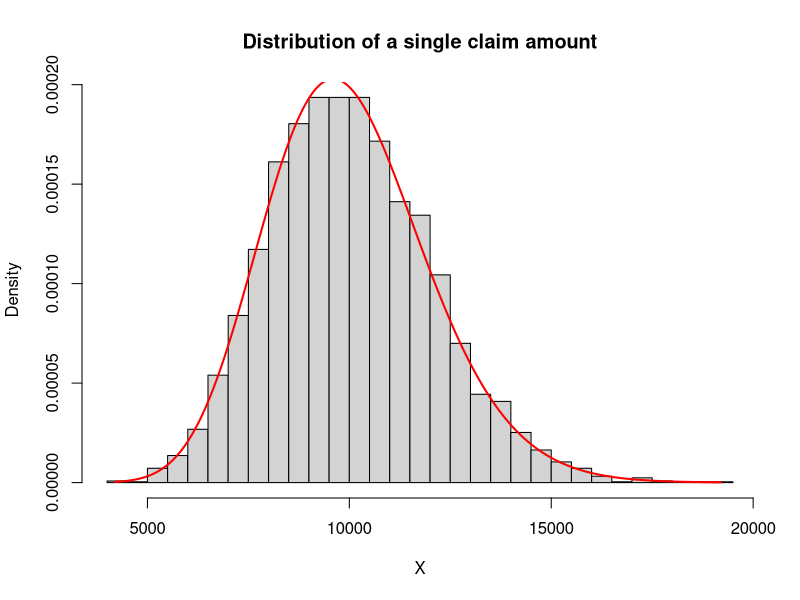
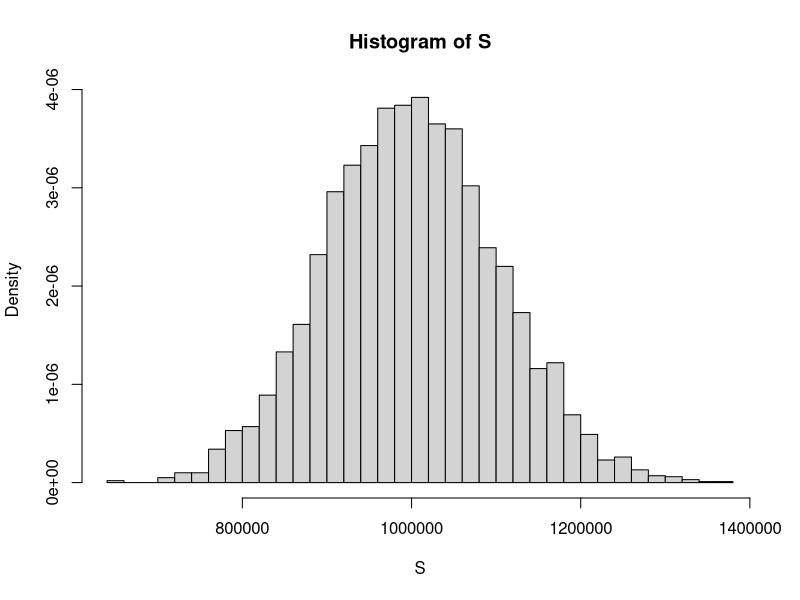
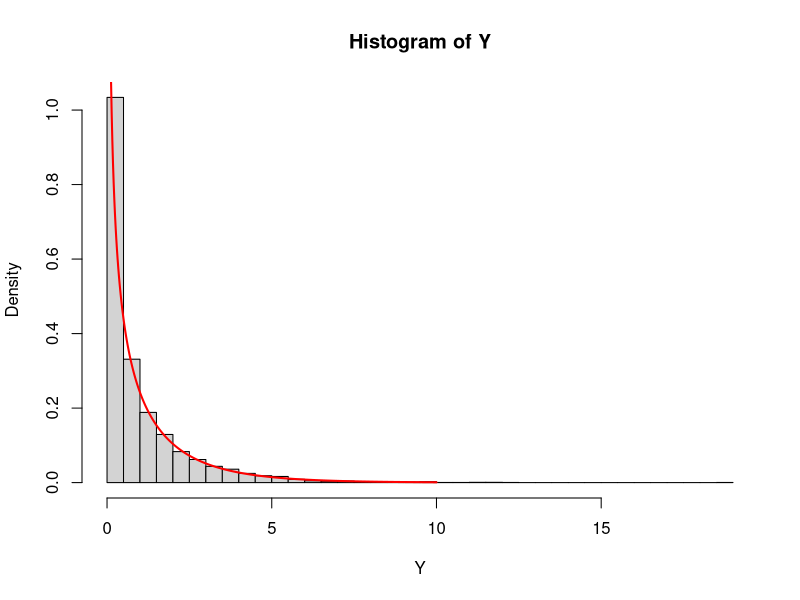
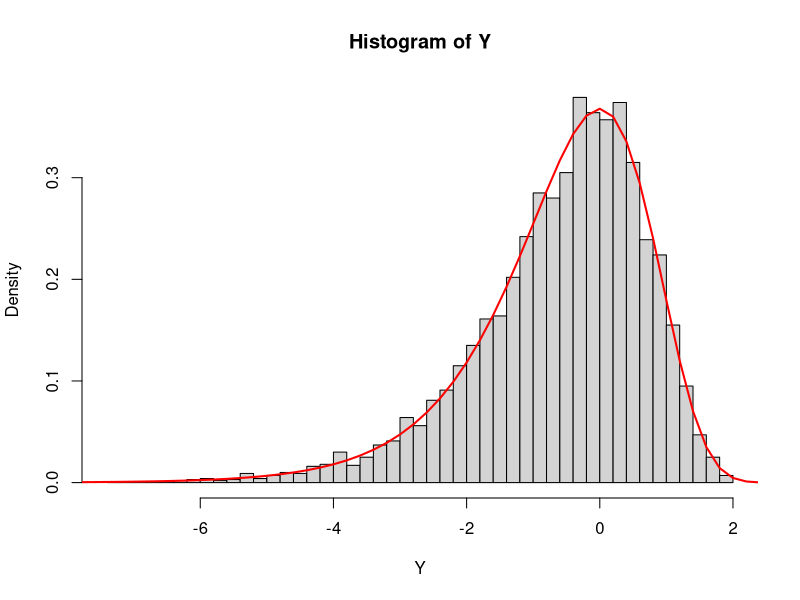
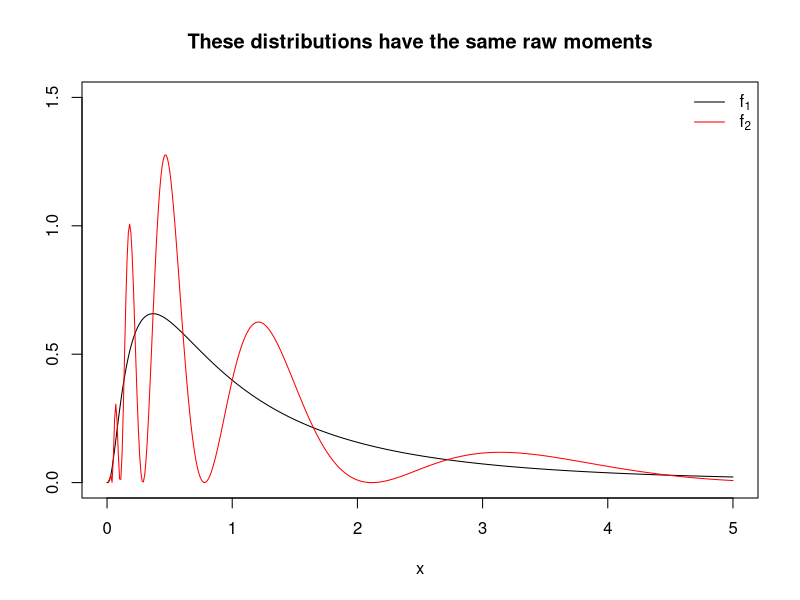
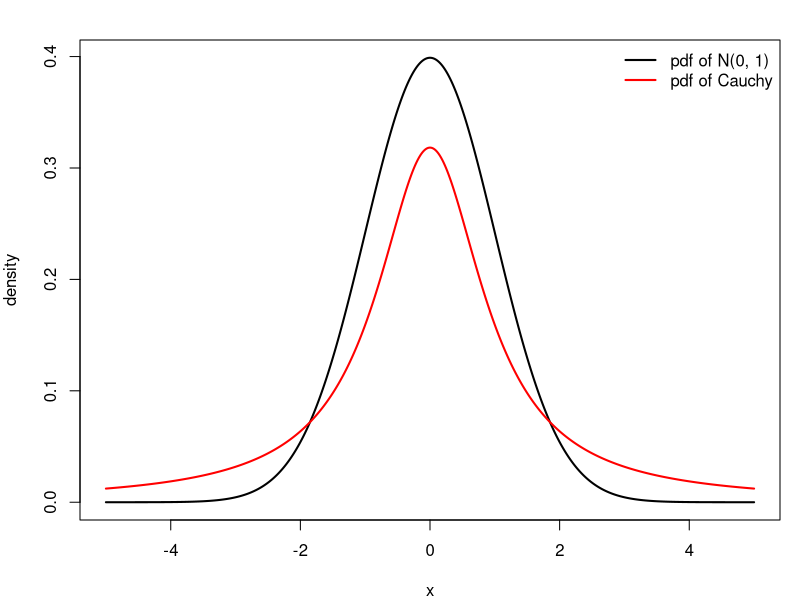
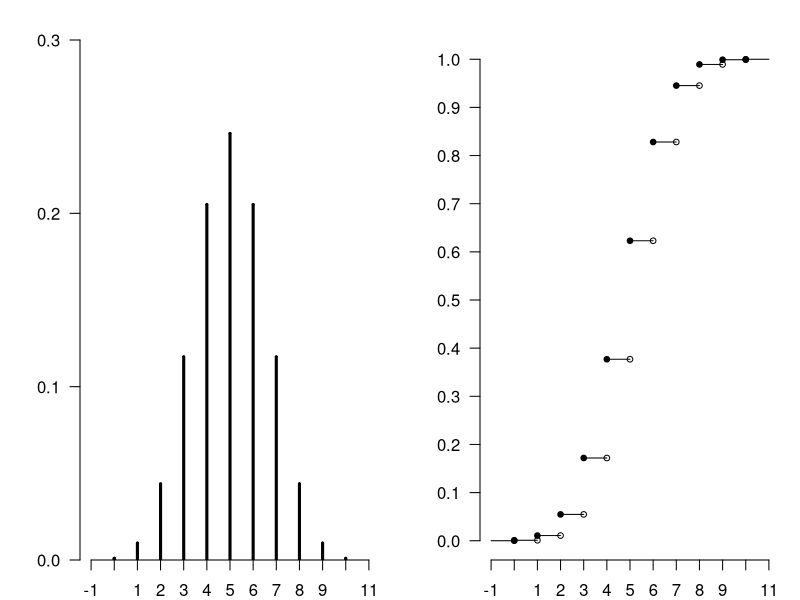
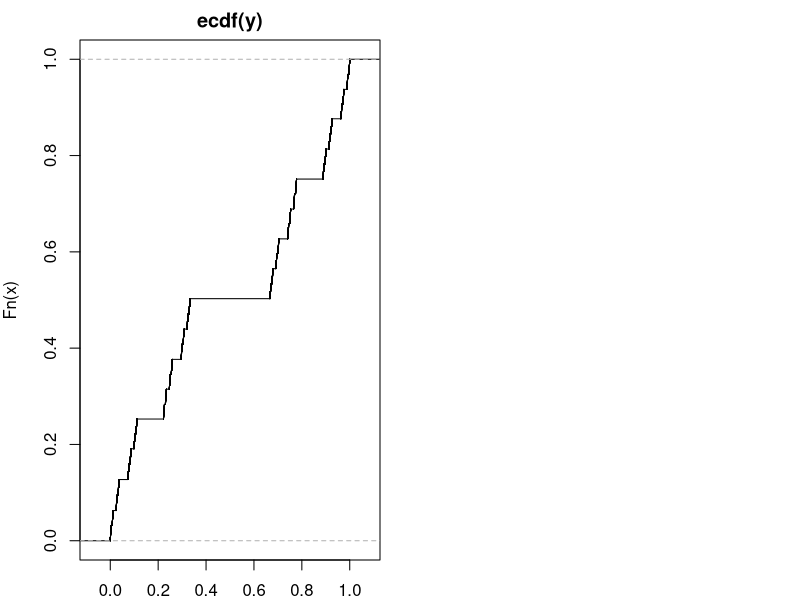

The R source for these figures, in order:
# ==============================================================================
# plot a gamma
# ==============================================================================

n <- 5000
alpha = 25
beta = 0.0025
X <- rgamma(n, shape = alpha, rate = beta)
hist(X, breaks = "Scott", freq = FALSE,
     main = "Distribution of a single claim amount")
curve(dgamma(x, shape = alpha, rate = beta),
      from = min(X),
      to = max(X),
      lwd = 2,
      col = "red", 
      n = 500,
      add = TRUE)

mean(X)
sd(X)

1 - pgamma(15000, shape = alpha, rate = beta)
mean(X > 150000)

# ==============================================================================
# chi-squared
# ==============================================================================

simulate_total_claim <- function(){
  N = rpois(1, lambda = 100)
  X = rgamma(N, shape = 25, rate = 0.0025)
  S = sum(X)
  return(S)
}

S = replicate(5000, simulate_total_claim())
hist(S, freq = FALSE, breaks = "Scott")

mean(S > 130000)
mean(S > 1300000)

mean(S)
var(S)

# ==============================================================================
# chi-squared
# ==============================================================================

n <- 5000
Z <- rnorm(n)
Y <- Z^2
hist(Y, breaks = "Scott", freq = FALSE)
curve(dgamma(x, shape = 1/2, rate = 1/2),
      from = 0,
      to = 10,
      lwd = 2,
      col = "red", 
      n = 500,
      add = TRUE)

# ==============================================================================
# transformation practice
# ==============================================================================

X = rgamma(5000, 1, 1)
Y = log(X)
hist(Y, breaks = "Scott", freq = FALSE)
curve(exp(x - exp(x)),
      from = -15,
      to = 5,
      lwd = 2,
      col = "red",
      add = TRUE)

# ==============================================================================
# different distributions, same raw moments.
# ==============================================================================

x = seq(0, 5, length.out = 500)
f1 = dlnorm(x, meanlog = 0, sdlog = 1)
f2 = f1 * (1 + sin(2*pi*log(x)))
plot(x, f1, type = "l", ylim = c(0, 1.5),
     main = "These distributions have the same raw moments",
     ylab = "")
lines(x, f2, col = "red")
legend("topright",
       c(expression(f[1]), expression(f[2])),
       lty = c(1, 1), 
       col = c("black", "red"),
       bty = "n")

# ==============================================================================
# N(0, 1) versus Cauchy
# ==============================================================================

par(mfrow = c(1, 1), mar = c(4, 4, 2, 1))

curve(dnorm(x), from = -5, to = 5, lwd = 2, ylab = "density", n = 500)
curve(dt(x, df = 1), from = -5, to = 5, add = TRUE, col = "red", lwd = 2, n = 500)
legend("topright", c("pdf of N(0, 1)", "pdf of Cauchy"), 
       lty = 1, lwd = 2, col = c("black", "red"), bty = "n")

# ==============================================================================
# plot discrete pmf and cdf side-by-side
# ==============================================================================

discrete_pmf <- function(x, p, ylim, xlim = c(min(x) - 1, max(x) + 1), label = ""){
  plot(x, p,
       pch = 19,
       cex = 0.25,
       xlab = "",
       ylab = "",
       main = "",
       ylim = ylim,
       yaxs = "i",
       yaxt = "n",
       xlim = xlim,
       xaxt = "n",
       bty = "n"
  )
  segments(x,
           rep(0, length(x) + 1),
           x1 = x,
           y1 = p,
           lwd = 3
  )
  axis(1, at = floor(xlim[1]):ceiling(xlim[2]), cex.axis = 1)
  axis(2, at = seq(0, 1, length.out = 11), las = 1, cex.axis = 1)
  legend("topright", label, bty = "n", cex = 3)
}

discrete_cdf <- function(x, p, xlim = c(min(x) - 1, max(x) + 1), label = ""){
  closeddot = cumsum(p)
  opencircle = c(0, closeddot[1:length(x)-1])
  plot(x, closeddot, pch = 19, cex = 0.75,
       ylim = c(0, 1),
       ylab = "", main = "", xlab = "",
       yaxt = "n",
       xlim = xlim,
       xaxt = "n",
       #yaxs = "i", 
       bty = "n")
  points(x, opencircle, cex = 0.75)
  segments(c(xlim[1], x), c(0, closeddot), c(x, xlim[2]), c(0, closeddot), lwd = 1)
  axis(1, at = floor(xlim[1]):ceiling(xlim[2]), cex.axis = 1)
  axis(2, at = seq(0, 1, length.out = 11), las = 1, cex.axis = 1)
  legend("bottomright", label, bty = "n", cex = 3)
}

x <- 0:10
p <- dbinom(x, max(x), prob = 0.5)

par(mfrow = c(1, 2), mar = c(2, 4, 2, 1))

discrete_pmf(x, p, c(0, 0.3))
discrete_cdf(x, p)

# ==============================================================================
# plot the Cantor distribution
# https://stats.stackexchange.com/questions/229556/how-to-sample-from-cantor-distribution
# ==============================================================================

binary.to.ternary <- function(x) {
  y <- 0
  x <- round(2^52 * x)
  for (i in 1:52) {
    y <- y + 2*(x %% 2)
    y <- y/3
    x <- floor(x/2)
  }
  y
}

n <- 50000
x <- runif(n)
y <- binary.to.ternary(x)
plot(ecdf(y), pch = ".")

# ==============================================================================
# plot 3 x 3 CDFs
# ==============================================================================

cartoon_continuous_cdf <- function(x, p, lwd = 2){
  plot(x, p, 
       type = "l",
       xaxt = "n", 
       yaxt = "n", 
       bty = "n", 
       col = "red", 
       ylim = c(0, 1),
       lwd = lwd)
  abline(h = c(0, 1), lwd = lwd)
  mtext(c("0", "1"), side = 2, at = c(0, 1), las = 1, line = 1)
  lines(x, p, col = "red", lwd = lwd)
}

cartoon_discrete_cdf <- function(x, p, xlim = c(min(x) - 1, max(x) + 1), lwd = 2, label = ""){
  closeddot = cumsum(p)
  opencircle = c(0, closeddot[1:length(x)-1])
  plot(x, closeddot, pch = 19, cex = 0.75,
       ylim = c(0, 1),
       ylab = "", main = "", xlab = "",
       yaxt = "n",
       xlim = xlim,
       xaxt = "n",
       col = "white",
       #yaxs = "i", 
       bty = "n")
  #points(x, opencircle, cex = 0.75)
  abline(h = c(0, 1), lwd = lwd)
  mtext(c("0", "1"), side = 2, at = c(0, 1), las = 1, line = 1)
  segments(c(xlim[1], x), c(0, closeddot), c(x, xlim[2]), c(0, closeddot), 
           lwd = lwd, col = "red")
  #axis(1, at = floor(xlim[1]):ceiling(xlim[2]), cex.axis = 1)
  #axis(2, at = seq(0, 1, length.out = 11), las = 1, cex.axis = 1)
  #legend("bottomright", label, bty = "n", cex = 3)
}

par(mfrow = c(3, 3), mar = c(2, 2, 1, 1))

cdf_lwd = 2

# GAUSSIAN

x = seq(-3, 3, length.out = 2500)
y = pnorm(x)
cartoon_continuous_cdf(x, y)

# CANTOR

binary.to.ternary <- function(x) {
  y <- 0
  x <- round(2^52 * x)
  for (i in 1:52) {
    y <- y + 2*(x %% 2)
    y <- y/3
    x <- floor(x/2)
  }
  y
}

n <- 50000
x <- runif(n)
y <- binary.to.ternary(x)
p <- ecdf(y)
cartoon_continuous_cdf(sort(x), p(sort(x)))

# GAMMA

x = seq(-1, 4, length.out = 2500)
y = pgamma(x, shape = 1, rate = 1)
cartoon_continuous_cdf(x, y)

# GAUSSIAN MIXTURE

x = seq(-10, 10, length.out = 2500)
y = 0.2 * pnorm(x, mean = 6) + 0.5 * pnorm(x) + 0.3 * pnorm(x, mean = -7)
cartoon_continuous_cdf(x, y)


# piecewise linear

plot(0, xlim = c(-5, 5), ylim = c(0, 1),
     xaxt = "n", yaxt = "n", bty = "n", col = "white")
abline(h = c(0, 1), lwd = 1.5)
mtext(c("0", "1"), side = 2, at = c(0, 1), las = 1, line = 1)
segments(c(-5, -4, 0, 2), 
         c(0, 0.2, 0.3, 0.85), 
         c(-4, 0, 2, 5), 
         c(0.2, 0.3, 0.85, 1), 
         col = "red", lwd = cdf_lwd)


# binom

plot(0, xlim = c(-5, 5), ylim = c(0, 1),
     xaxt = "n", yaxt = "n", bty = "n", col = "white")
abline(h = c(0, 1), lwd = 1.5)
mtext(c("0", "1"), side = 2, at = c(0, 1), las = 1, line = 1)
segments(-5:4, seq(0, 1, length.out = 10), -4:5, seq(0, 1, length.out = 10), col = "red", lwd = cdf_lwd)

# poisson

x = -2:15
p = dpois(x, 6)
cartoon_discrete_cdf(x, p)

# mixed

plot(0, xlim = c(-5, 5), ylim = c(0, 1),
     xaxt = "n", yaxt = "n", bty = "n", col = "white")
abline(h = c(0, 1), lwd = 1.5)
mtext(c("0", "1"), side = 2, at = c(0, 1), las = 1, line = 1)
segments(-1, 0.5, 1, 0.5, col = "red", lwd = cdf_lwd)
lines(seq(-5, -1, length.out = 500), 
      pnorm(seq(-6, -1.75, length.out = 500), mean = -1), col = "red", lwd = cdf_lwd)
lines(seq(1, 5, length.out = 500), 
      pnorm(seq(1.75, 6, length.out = 500), mean = 1), 
      col = "red", lwd = cdf_lwd)


# mixed

plot(0, xlim = c(-5, 5), ylim = c(0, 1),
     xaxt = "n", yaxt = "n", bty = "n", col = "white")
abline(h = c(0, 1), lwd = 1.5)
mtext(c("0", "1"), side = 2, at = c(0, 1), las = 1, line = 1)
segments(-5, 0, -2, 0, col = "red", lwd = cdf_lwd)
lines(seq(-2, 5, length.out = 1000), 
      pnorm(seq(0, 3, length.out = 1000)), 
      col = "red", lwd = cdf_lwd)